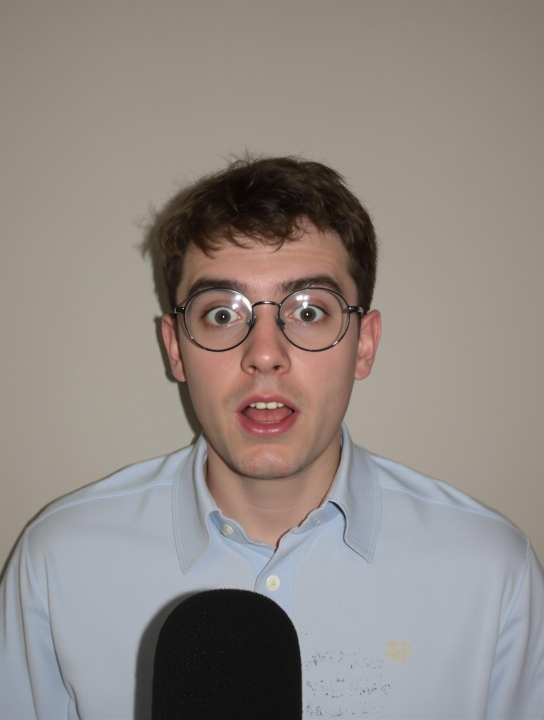
#> input picture video_charakter_images/_gen/polo_fill_raw/polo_lightblue.jpg, 1088 x 1440 px, found by its file name (shown at 1/2 size)
$ python recolor_polo.py
#> lines starting #> are read from the running program, lines starting #| are printed output that depends on the picture
#!/usr/bin/env python3
"""Deterministically recolor ONLY the polo region of the clean light-blue polo result (no AI, no logos).
Keeps fabric folds (preserves relative V). Python 3.14 (PIL+numpy)."""
import os, numpy as np
from PIL import Image, ImageFilter

SRC  = r"C:\software_projekte\stacktags-promotion\video_charakter_images\szuchack_polo\polo_lightblue.jpg"
MASK = r"C:\software_projekte\stacktags-promotion\video_charakter_images\_gen\polo_mask.png"
OUT  = r"C:\software_projekte\stacktags-promotion\video_charakter_images\szuchack_polo"

src = Image.open(SRC).convert("RGB"); W, H = src.size
#> further down, src is the input picture: PIL image 1088x1440 RGB; mean R, G, B 145.3, 137.4, 132.4
#> after `W, H = src.size`: W = 1088; H = 1440
rgb0 = np.asarray(src).astype(np.float32)
m = Image.open(MASK).convert("L").resize((W, H)).filter(ImageFilter.GaussianBlur(2.0))
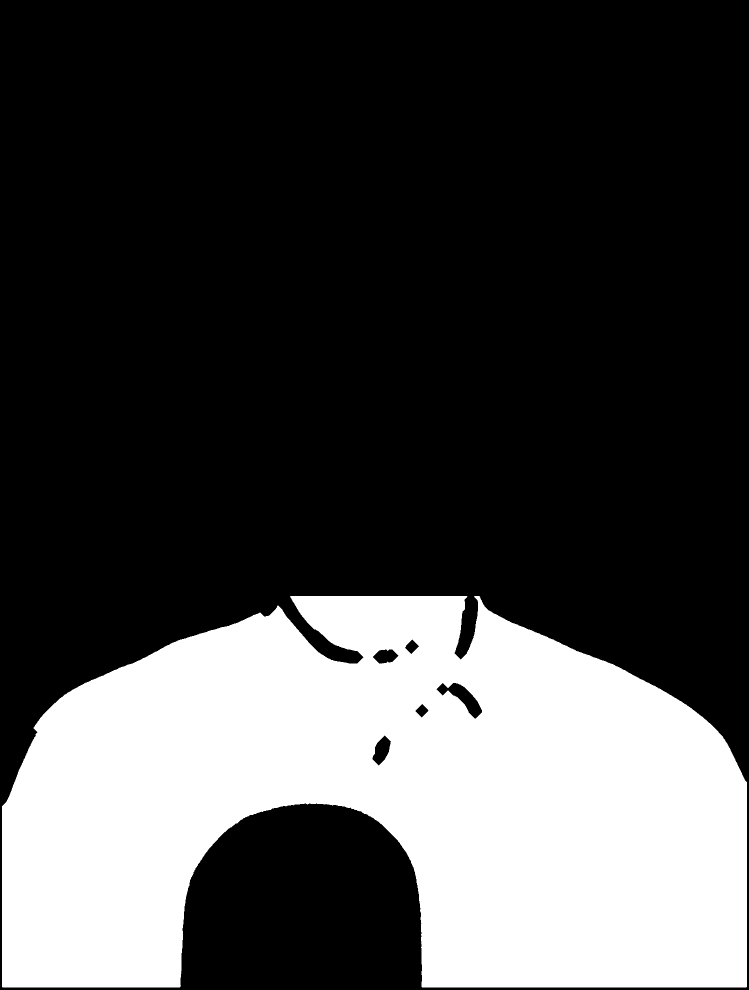
#> input picture video_charakter_images/_gen/polo_mask.png, 1498 x 1979 px, found by its file name (shown at 1/2 size)
a = (np.asarray(m).astype(np.float32) / 255.0)[..., None]

hsv = np.asarray(src.convert("HSV")).astype(np.float32)
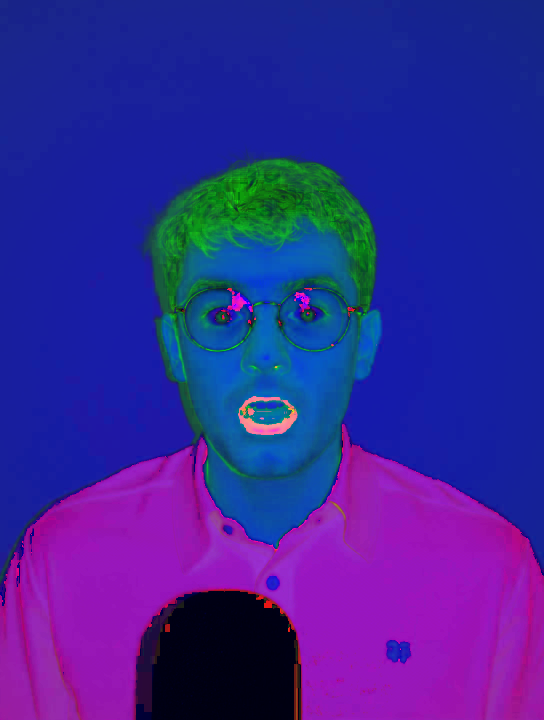
#> hsv: shape (1440, 1088, 3) float32 (shown at 1/2 size); mean R, G, B 55.6, 38.3, 149.7
Hc, Sc, Vc = hsv[..., 0], hsv[..., 1], hsv[..., 2]
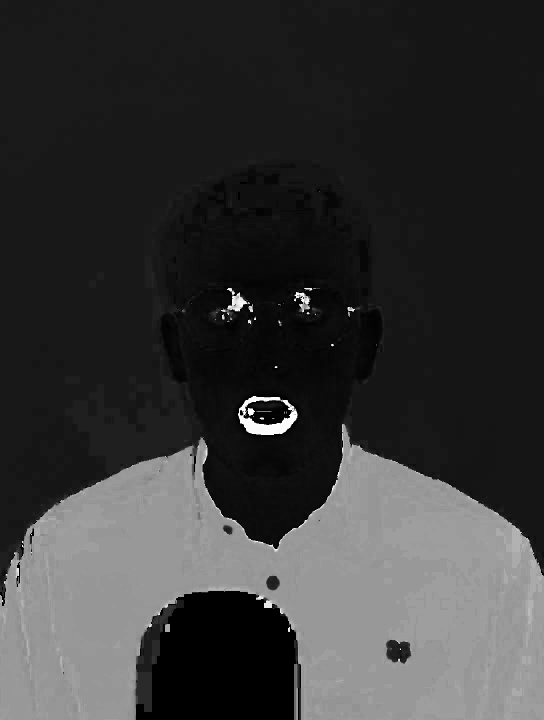
#> Hc: shape (1440, 1088) float32 (shown at 1/2 size); min 0, max 254, mean 55.6
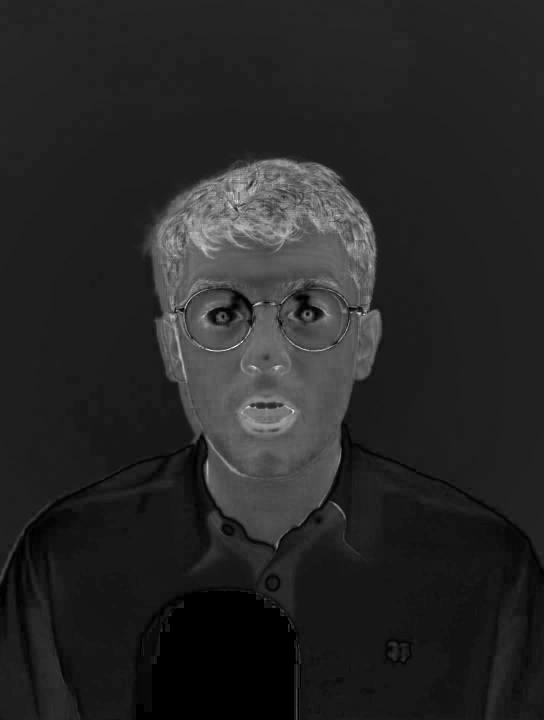
#> Sc: shape (1440, 1088) float32 (shown at 1/2 size); min 0, max 255, mean 38.2

# (name, target_hue 0-255, target_sat 0-255 or None=keep-desat, V-scale)
TARGETS = [
    ("polo_grey2",     0,   14,  1.00),   # desaturate -> neutral grey
    ("polo_navy2",     160, 200, 0.42),
    ("polo_darkgreen2",95,  150, 0.50),
    ("polo_burgundy2", 248, 180, 0.45),
]

for name, th, ts, vk in TARGETS:
    nh = np.full_like(Hc, th)
    ns = np.full_like(Sc, ts)
    nv = np.clip(Vc * vk, 0, 255)
    thsv = np.stack([nh, ns, nv], axis=-1).astype(np.uint8)
    trgb = np.asarray(Image.fromarray(thsv, "HSV").convert("RGB")).astype(np.float32)
    comp = (rgb0 * (1 - a) + trgb * a).clip(0, 255).astype(np.uint8)
    Image.fromarray(comp).save(os.path.join(OUT, f"{name}.jpg"), quality=92)
    print(f"[ok] {name}")
#> this loop made 4 passes
#> pass 1, `thsv = np.stack([nh, ns, nv], axis=-1).astype(np.uint8)`:
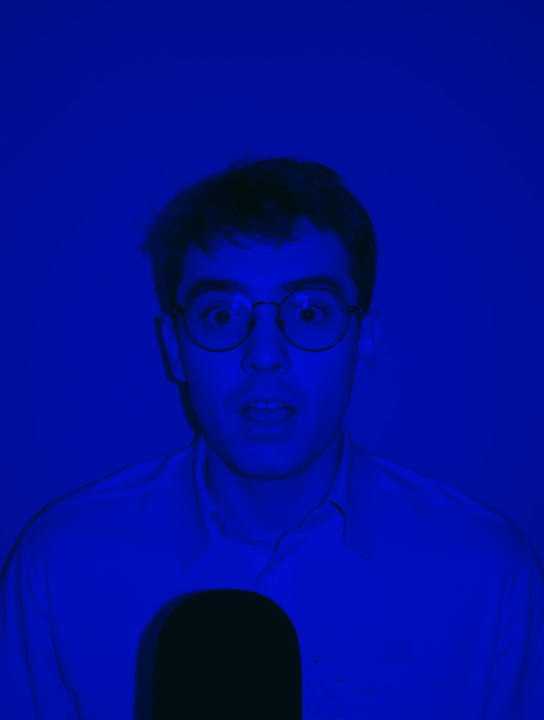
#> thsv: shape (1440, 1088, 3) (shown at 1/2 size); mean of channels 0, 1, 2 0, 14, 149.6; drawn as R, G, B
#> after the loop:
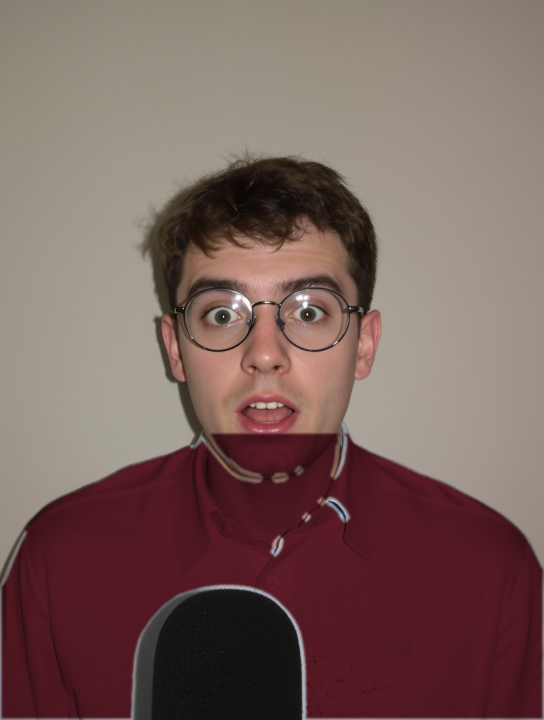
#> comp: shape (1440, 1088, 3) (shown at 1/2 size); mean R, G, B 122, 97.6, 93.1
#> after the loop:
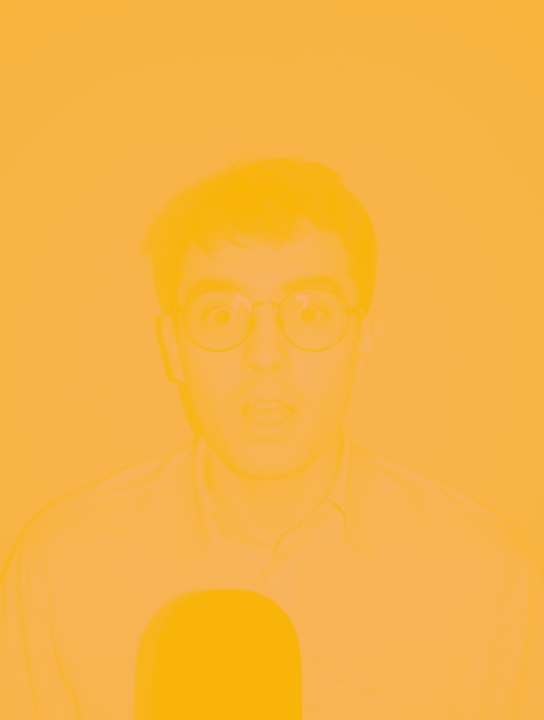
#> thsv: shape (1440, 1088, 3) (shown at 1/2 size); mean of channels 0, 1, 2 248, 180, 66.9; drawn as R, G, B
print(f"\n-> {OUT}")
#| -> C:\software_projekte\stacktags-promotion\video_charakter_images\szuchack_polo
